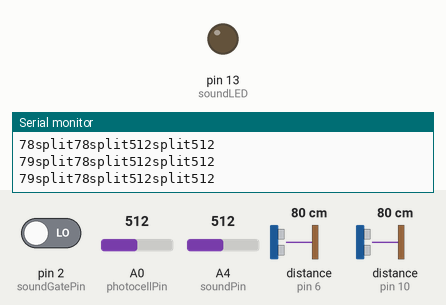
Bench run of a sketch on a simulated Arduino Uno, built with avr-gcc and run on an emulated ATmega328P. On the bench: output pins drawn as LEDs (lit = HIGH), the last lines printed to the serial monitor. Wiring (inferred from the names in the program): 2 × ultrasonic range finder: trigger pin 5, echo pin 6 / trigger pin 9, echo pin 10. The inputs (shaded band) are chosen by the test bench; at power-on: pin 2 (soundGatePin) LOW, A0 (photocellPin) = 512, A4 (soundPin) = 512, distance to the obstacle (sensors on pin 6, pin 10) 80 cm. The echo pulse lasts 58.3 µs per cm; pins used as bus, display or sensor lines are not drawn.

Above: at 1.2 s.
1.3 s: pin 2 (soundGatePin) driven HIGH
At 2.2 s:
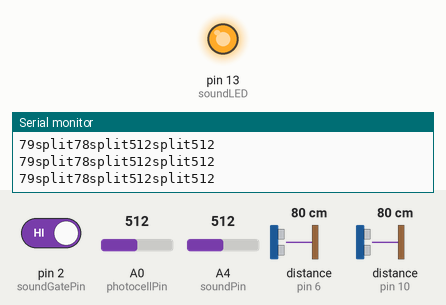
8.8 s: pin 2 (soundGatePin) driven LOW
At 9.8 s:
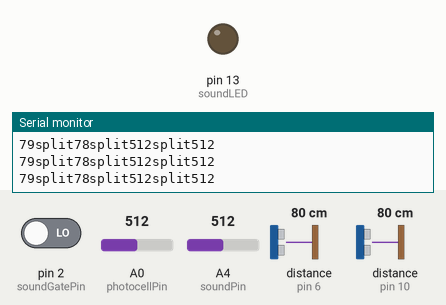
Timing chart, 0 to 11.8 s (numbered marks = the images above; inputs shaded):
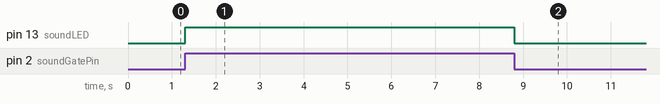

Measured:
- after the input at 1.3 s, pin 13 (soundLED): LOW → HIGH at once
- after the input at 8.8 s, pin 13 (soundLED): HIGH → LOW at once

The sketch:

The_Eye_Arduino.ino
```cpp
/*
  Final Project - The Eye.

  In the Processing file, an Eye will be generated and follow your movements back and
  forth. If you get too close, it will set off an alarm. The Eye prefers when it's dark,
  and if it falls asleep, you can wake it up by clapping at the sound detector.

  The Smoothing function for this code was based on the example written by David A. Mellis.
  https://www.arduino.cc/en/Tutorial/BuiltInExamples/Smoothing

  The Sound Detector set-up is based on the tutorial from SparkFun.
  https://learn.sparkfun.com/tutorials/sound-detector-hookup-guide?_ga=2.16477758.960734892.1639737868-1922730318.1639737868

  The Ultrasonic Sensor set-up was based on the tutorial by the YouTube channel, How to
  Mechatronics.
  https://www.youtube.com/watch?v=ZejQOX69K5M

*/

// initiate the pins for the ultrasonic 1
// x-position ultrasonic
int trigPin1 = 9;
int echoPin1 = 10;

// initiate pins for ultrasonic 2
// front-facing ultrasonic
int trigPin2 = 5;
int echoPin2 = 6;

// initiate the photocell
int photocellPin = 0;
int photocellReading;

// initiate sound detector
int soundGatePin = 2;
int gateInterruptPin = 0;
int soundLED = 13;
int soundPin = A4;
int soundReading;

// ultrasonic calculation values
long duration1;
long duration2;
int distance1_unsmoothed;
int distance1;
int distance2;

// array of values to send to Processing
int values[4];

// smooth out the ultrasonic 1 readings
// using Tom Igoe's code
const int numReadings = 10;

int readings[numReadings];      // the readings from the analog input
int readIndex = 0;              // the index of the current reading
int total = 0;                  // the running total
int average = 0;                // the average


// soundISR() function updates the sound reading as the program runs
void soundISR() {

  int pin_val;
  pin_val = digitalRead(soundGatePin);
  digitalWrite(soundLED, pin_val);

}

void setup() {

  // Set up the ultrasonic pins
  pinMode(trigPin1, OUTPUT);
  pinMode(trigPin2, OUTPUT);
  pinMode(echoPin1, INPUT);
  pinMode(echoPin2, INPUT);

  // Set up the sound detector
  pinMode(soundLED, OUTPUT);
  pinMode(soundGatePin, INPUT);
  attachInterrupt(gateInterruptPin, soundISR, CHANGE);

  Serial.begin(9600);

}

void loop() {

  // get the photocell reading of the room
  photocellReading = analogRead(photocellPin);

  // get the sound reading of the room
  soundReading = analogRead(soundPin);

  // If you need to check the photocell
  // Serial.print("Photocell reading = ");
  // Serial.println(photocellReading);

  // Set off the first ultrasonic sensor
  digitalWrite(trigPin1, LOW);
  delayMicroseconds(2);

  digitalWrite(trigPin1, HIGH);
  delayMicroseconds(10);
  digitalWrite(trigPin1, LOW);

  duration1 = pulseIn(echoPin1, HIGH);
  distance1_unsmoothed = duration1 * 0.034 / 2;

  // Smooth the data using the Example function
  total = total - readings[readIndex];
  // read from the sensor:
  readings[readIndex] = distance1_unsmoothed;
  // add the reading to the total:
  total = total + readings[readIndex];
  // advance to the next position in the array:
  readIndex = readIndex + 1;

  if (readIndex >= numReadings) {
    readIndex = 0;
  }

  // calculate the average:
  distance1 = total / numReadings;

  // Set off the second ultrasonic sensor
  digitalWrite(trigPin2, LOW);
  delayMicroseconds(2);

  digitalWrite(trigPin2, HIGH);
  delayMicroseconds(10);
  digitalWrite(trigPin2, LOW);

  duration2 = pulseIn(echoPin2, HIGH);
  distance2 = duration2 * 0.034 / 2;

  // Assign sensor values to the array
  values[0] = distance1;
  values[1] = distance2;
  values[2] = photocellReading;
  values[3] = soundReading;

  //Serial print the values so Processing can read them
   Serial.println(String(values[0]) + "split" + String(values[1]) +
                   "split" + String(values[2]) + "split" + String(values[3]));

// Uncomment these print statements as needed when you want to check sensor values.
//  Serial.print("Distance 1 = ");
//  Serial.print(values[0]);
//  Serial.print('\t');
//  Serial.print("Distance 2 = ");
//  Serial.print(values[1]);
//  Serial.print('\t');
//  Serial.print("Photocell = ");
//  Serial.print(values[2]);
//  Serial.print('\t');
//  Serial.print("Sound detector = ");
//  Serial.println(values[3]);

  delay(50);
}
```
